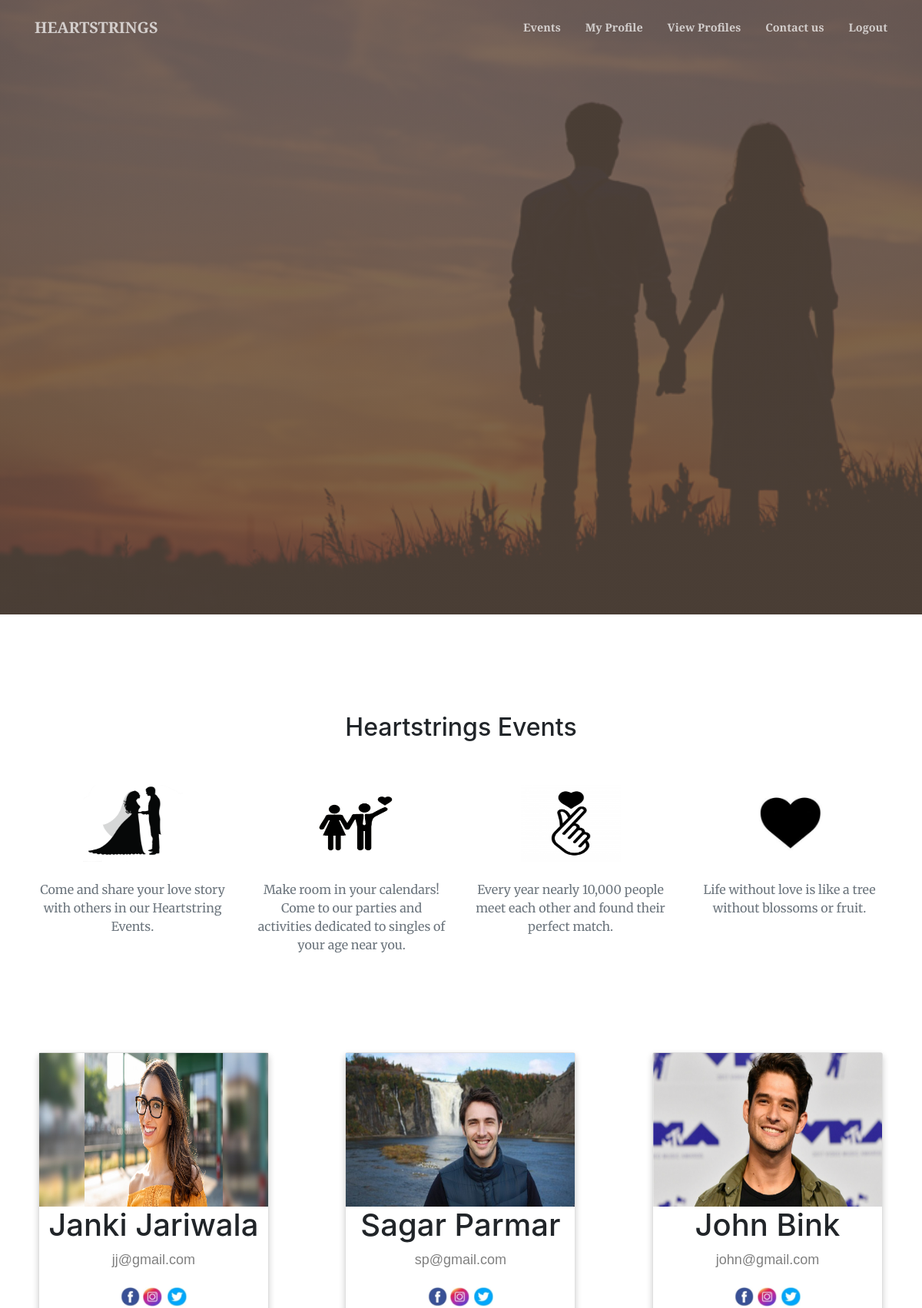
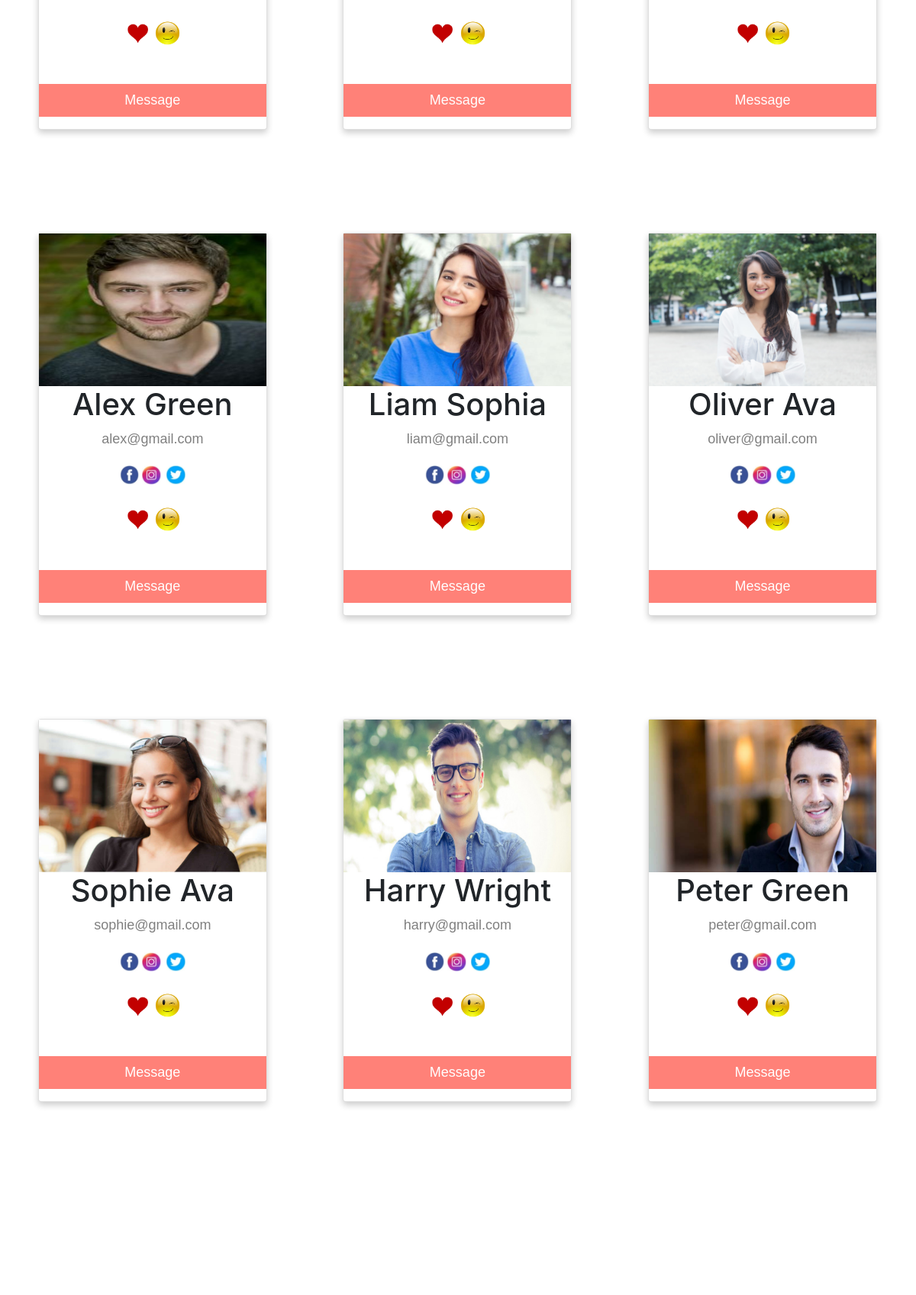
/index.php (signed in, upper part), run on the app's committed database (2 pictures, top to bottom).
### tables this page shows
CREATE TABLE `users` (
  `UserId` int(3) NOT NULL,
  `FirstName` varchar(50) NOT NULL,
  `LastName` varchar(50) NOT NULL,
  `RoleId` int(2) NOT NULL,
  `Email` varchar(50) NOT NULL,
  `Password` varchar(50) NOT NULL,
  `Photo` varchar(50) DEFAULT NULL
);

### see_profile.php (the view, shortened to what this page needs)
<?php
$db = mysqli_connect('localhost', 'root', '', 'dating_app');
$email = null;
if (!empty($_SESSION['email']))
    $email = $_SESSION['email'];
$select_query = " select * from users where Email != '$email'";
$result = mysqli_query($db, $select_query);
$target_dir = "assets/img/profiles/";
while ($row1 = mysqli_fetch_array($result)) {
    ?>
    <!DOCTYPE html>
    <html>
    <head>
        <link rel="stylesheet"
              href="https://cdnjs.cloudflare.com/ajax/libs/font-awesome/4.7.0/css/font-awesome.min.css">
    </head>
    <body>
    <div id="d1">
        <div class="card">
            <img src="<?php echo $target_dir . $row1['Photo']; ?>" alt="" width="100%" height="200">
            <h1><?php echo $row1['FirstName'] . " " . $row1['LastName']; ?></h1>
            <p class="title"><?php echo $row1['Email']; ?></p>
            <div>
                <a href="https://www.facebook.com/">
                    <img src="assets/img/fb.JPG" alt="" height="25" width="25"></a>
                <a href="https://www.instagram.com/">
                    <img src="assets/img/ig.JPG" alt="" height="25" width="25">
                </a>
                <a href="https://www.twitter.com/">
                    <img src="assets/img/t.JPG" alt="" height="25" width="25">
                </a>
                <br><br>
                <div class="div_favorite">
                    <?php
                    if ((!empty($_SESSION['role'])) && $_SESSION['role'] == 2)
                        echo '<a href="favorites.php?id=' . $row1['UserId'] . '"><img id="toggleImage" class="img_favorite" src="assets/img/love.jpg" alt="" height="35" width="35"></a>';
                    else if ((!empty($_SESSION['role'])) && $_SESSION['role'] == 1)
                        echo '<a href="#" data-target="#profile" data-toggle="modal"><img id="toggleImage" class="img_favorite" src="assets/img/love.jpg" alt="" height="35" width="35" onclick="alert(\'You have to buy premium to perform this action!\')"></a>';
                    else
                        echo '<a href="#" data-target="#login" data-toggle="modal"><img id="toggleImage" class="img_favorite" src="assets/img/love.jpg" alt="" height="35" width="35" onclick="alert(\'You must have to login first!\')"></a>';
                    ?>
                    <div class="img_wink">
                        <?php
                        if (isset($_SESSION['email']))
                            echo '<img src="assets/img/wink.png" height="35" width="35" onclick="alert(\'You winked!\')">';
                        else
                            echo '<a href="#" data-target="#login" data-toggle="modal"> <img src="assets/img/wink.png" height="35" width="35" onclick="alert(\'You must have to login first!\')"></a>';
                        ?>
                    </div>
                </div>
            </div>
            <br><br>
            <?php
            if (isset($_SESSION['email']))
                echo '<a href="chat.php?id=' . $row1['UserId'] . '" <p><button>Message</button></p></a>';
            else
                echo '<a href="#" data-target="#login" data-toggle="modal"> <p><button onclick="alert(\'You must have to login first!\')">Message</button></p></a>';
            ?>
        </div>
    </div>
    </body>
    </html>
    <?php
}
?>

### see_profile.php (style rules this page uses)
#d1 { padding-bottom: 135px; width: 33.3%; }
.card { box-shadow: 0 4px 8px 0 rgba(0, 0, 0, 0.2); max-width: 300px; margin: auto; text-align: center; font-family: arial; width: 100%; }
.title { color: grey; font-size: 18px; }
button { border: none; outline: 0; display: inline-block; padding: 8px; color: white; background-color: #ff8178; text-align: center; cursor: pointer; width: 100%; font-size: 18px; }
a { text-decoration: none; font-size: 22px; color: black; }
.img_wink { position: relative; display: inline-block; }

### data on the page
users: Photo (picture), FirstName "Janki", LastName "Jariwala", Email "jj@gmail.com"
users: Photo (picture), FirstName "Sagar", LastName "Parmar", Email "sp@gmail.com"
users: Photo (picture), FirstName "John", LastName "Bink", Email "john@gmail.com"
users: Photo (picture), FirstName "Alex", LastName "Green", Email "alex@gmail.com"
users: Photo (picture), FirstName "Liam", LastName "Sophia", Email "liam@gmail.com"
users: Photo (picture), FirstName "Oliver", LastName "Ava", Email "oliver@gmail.com"
users: Photo (picture), FirstName "Sophie", LastName "Ava", Email "sophie@gmail.com"
users: Photo (picture), FirstName "Harry", LastName "Wright", Email "harry@gmail.com"
users: Photo (picture), FirstName "Peter", LastName "Green", Email "peter@gmail.com"
